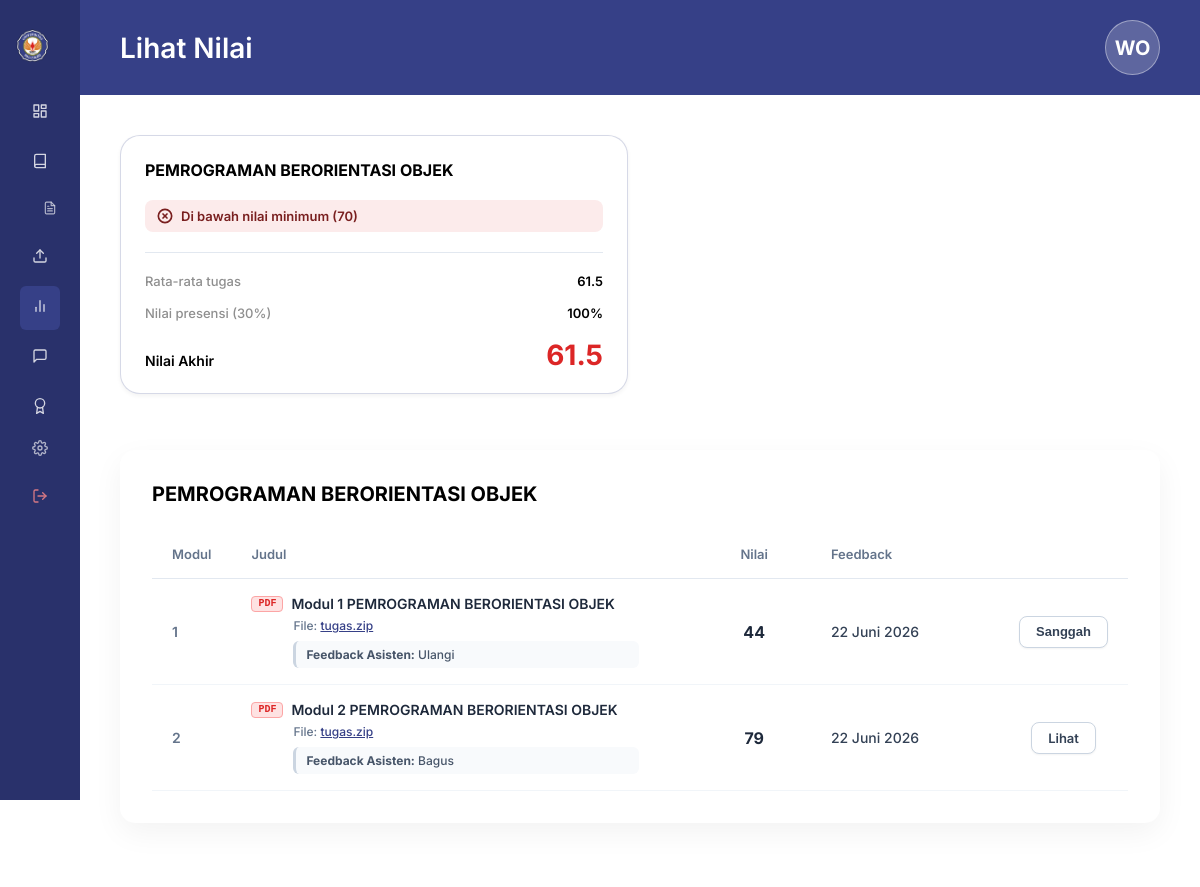
Page /public/index.php?action=sanggah_nilai (signed in) on the committed database.
### tables this page shows
CREATE TABLE Tabel_Kelompok (
    ID_Kelompok INT AUTO_INCREMENT PRIMARY KEY,
    Nama_Kelompok VARCHAR(100) NOT NULL,
    ID_Kelas INT NOT NULL,
    CONSTRAINT FK_Kelompok_Kelas FOREIGN KEY (ID_Kelas) 
        REFERENCES Tabel_Kelas(ID_Kelas) 
        ON DELETE CASCADE 
        ON UPDATE CASCADE
);

CREATE TABLE Tabel_Kelas (
    ID_Kelas INT AUTO_INCREMENT PRIMARY KEY,
    Nama_Kelas VARCHAR(100) NOT NULL,
    Jadwal VARCHAR(50) DEFAULT NULL,
    Token_Kelas VARCHAR(10) NULL
);

CREATE TABLE Tabel_Pengumpulan (
    ID_Pengumpulan INT AUTO_INCREMENT PRIMARY KEY,
    ID_Tugas INT NOT NULL,
    ID_User INT NOT NULL,
    File_Tugas VARCHAR(255) NOT NULL,
    Waktu_Submit DATETIME NOT NULL,
    CONSTRAINT FK_Pengumpulan_Tugas FOREIGN KEY (ID_Tugas) 
        REFERENCES Tabel_Tugas(ID_Tugas) 
        ON DELETE CASCADE 
        ON UPDATE CASCADE,
    CONSTRAINT FK_Pengumpulan_User FOREIGN KEY (ID_User) 
        REFERENCES Tabel_User(ID_User) 
        ON DELETE CASCADE 
        ON UPDATE CASCADE
);

CREATE TABLE Tabel_Modul (
    ID_Modul INT AUTO_INCREMENT PRIMARY KEY,
    Judul_Modul VARCHAR(255) NOT NULL,
    File_Materi VARCHAR(255) NOT NULL
);

CREATE TABLE Tabel_Nilai (
    ID_Nilai INT AUTO_INCREMENT PRIMARY KEY,
    ID_Pengumpulan INT NOT NULL,
    ID_Asisten INT NOT NULL,
    Nilai_Angka DECIMAL(5,2) NOT NULL,
    Feedback TEXT DEFAULT NULL,
    Status_Tugas ENUM('Selesai', 'Sanggah', 'Revisi') NOT NULL,
    Alasan_Sanggah TEXT DEFAULT NULL,
    Tanggapan_Sanggah TEXT DEFAULT NULL,
    CONSTRAINT FK_Nilai_Pengumpulan FOREIGN KEY (ID_Pengumpulan) 
        REFERENCES Tabel_Pengumpulan(ID_Pengumpulan) 
        ON DELETE CASCADE 
        ON UPDATE CASCADE,
     
     
    CONSTRAINT FK_Nilai_Asisten FOREIGN KEY (ID_Asisten) 
        REFERENCES Tabel_User(ID_User) 
        ON DELETE RESTRICT 
        ON UPDATE CASCADE
);

### app/Views/sanggah_nilai.php (the view, shortened to what the rows shown need)
<?php
$role = $_SESSION['active_role'] ?? 'Mahasiswa';
?>
<!DOCTYPE html>
<html lang="id">
<head>
    <link rel="stylesheet" href="/rpl/public/assets/css/style.css">
</head>
<body>
<div class="dashboard-container">
    <main class="main-workspace">
        <header class="workspace-navbar">
            <h2 class="navbar-title"><?= ($role === 'Mahasiswa') ? 'Lihat Nilai' : 'Tanggapan Sanggah Nilai' ?></h2>
        </header>
        <div class="workspace-content">
            <?php if ($role === 'Mahasiswa'): ?>
                <?php
                $className = (is_array($classInfo) && isset($classInfo['Nama_Kelas'])) ? $classInfo['Nama_Kelas'] : 'Sistem Digital A';
                $avgScoreVal = $progress ? number_format((float)$progress['average_score'], 1) : '82.4';
                $finalGradeVal = $progress ? number_format((float)$progress['average_score'], 1) : '83.0';
                $presensiVal = ($attendanceRate !== null) ? round($attendanceRate) . '%' : '85%';
                $isPass = $progress ? ((float)$progress['average_score'] >= 70) : true;
                $monthsIndo = [
                    1 => 'Januari', 2 => 'Februari', 3 => 'Maret', 4 => 'April',
                    5 => 'Mei', 6 => 'Juni', 7 => 'Juli', 8 => 'Agustus',
                    9 => 'September', 10 => 'Oktober', 11 => 'November', 12 => 'Desember'
                ];
                ?>
                <div class="matkul-grid">
                    <article class="matkul-card">
                        <span class="matkul-card-title"><?= htmlspecialchars($className) ?></span>
                        <?php if ($isPass): ?>
                            <div class="matkul-status-box matkul-status-success">
                                <svg xmlns="http://www.w3.org/2000/svg" width="16" height="16" viewBox="0 0 24 24" fill="none" stroke="currentColor" stroke-width="2.5" stroke-linecap="round" stroke-linejoin="round"><polyline points="20 6 9 17 4 12"></polyline></svg>
                                <span>Di atas nilai minimum (70)</span>
                            </div>
                        <?php else: ?>
                            <div class="matkul-status-box matkul-status-danger">
                                <svg xmlns="http://www.w3.org/2000/svg" width="16" height="16" viewBox="0 0 24 24" fill="none" stroke="currentColor" stroke-width="2.5" stroke-linecap="round" stroke-linejoin="round"><circle cx="12" cy="12" r="10"></circle><line x1="15" y1="9" x2="9" y2="15"></line><line x1="9" y1="9" x2="15" y2="15"></line></svg>
                                <span>Di bawah nilai minimum (70)</span>
                            </div>
                        <?php endif; ?>
                        <hr class="matkul-stats-divider">
                        <div class="matkul-stat-row">
                            <span class="matkul-stat-label">Rata-rata tugas</span>
                            <span class="matkul-stat-val"><?= $avgScoreVal ?></span>
                        </div>
                        <div class="matkul-stat-row">
                            <span class="matkul-stat-label">Nilai presensi (30%)</span>
                            <span class="matkul-stat-val"><?= $presensiVal ?></span>
                        </div>
                        <div class="matkul-final-grade-block">
                            <span class="matkul-final-label">Nilai Akhir</span>
                            <span class="matkul-final-val" style="color: <?= $isPass ? '#16A34A' : '#DC2626' ?>;"><?= $finalGradeVal ?></span>
                        </div>
                    </article>
                </div>
                <section class="sanggah-card">
                    <h3 class="sanggah-title" style="font-size: 20px; font-weight: 700; color: #000000; margin-bottom: 24px; text-align: left;"><?= htmlspecialchars($className) ?></h3>
                    <div class="table-responsive">
                        <table class="custom-table">
                            <thead>
                                <tr>
                                    <th style="width: 8%;">Modul</th>
                                    <th style="width: 50%;">Judul</th>
                                    <th style="width: 12%; text-align: center;">Nilai</th>
                                    <th style="width: 20%;">Feedback</th>
                                    <th style="width: 10%;"></th>
                                </tr>
                            </thead>
                            <tbody>
                                <?php if (empty($gradesList)): ?>
                                    <tr>
                                        <td colspan="5" style="text-align: center; color: #94A3B8; padding: 24px;">Belum ada nilai tugas yang diterbitkan.</td>
                                    </tr>
                                <?php else: ?>
                                    <?php foreach ($gradesList as $idx => $grade): ?>
                                        <?php
                                        $dateVal = '-';
                                        if (!empty($grade['Waktu_Submit'])) {
                                            $time = strtotime($grade['Waktu_Submit']);
                                            $d = date('j', $time);
                                            $m = $monthsIndo[(int)date('n', $time)] ?? date('F', $time);
                                            $y = date('Y', $time);
                                            $dateVal = "$d $m $y";
                                        }
                                        $score = (float)$grade['Nilai_Angka'];
                                        ?>
                                        <tr>
                                            <td style="color: #64748B; font-weight: 600;"><?= $idx + 1 ?></td>
                                            <td>
                                                <div style="font-weight: 600; color: #1E293B; display: flex; align-items: center; gap: 8px;">
                                                    <span style="display: inline-flex; align-items: center; justify-content: center; background-color: #FEE2E2; color: #DC2626; border-radius: 4px; padding: 2px 6px; font-size: 10px; font-weight: 800; font-family: monospace; border: 1px solid #FCA5A5; line-height: 1;">PDF</span>
                                                    <?= htmlspecialchars($grade['Judul_Modul']) ?>
                                                </div>
                                                <div style="font-size: 12px; color: #64748B; margin-top: 6px; display: flex; flex-direction: column; gap: 4px; padding-left: 42px;">
                                                    <div>
                                                        File: <a href="/rpl/public/index.php?action=view_tugas&file=<?= urlencode($grade['File_Tugas']) ?>" target="_blank" style="color: var(--btn-primary); text-decoration: underline;"><?= htmlspecialchars(basename($grade['File_Tugas'])) ?></a>
                                                    </div>
                                                    <?php if (!empty($grade['Feedback'])): ?>
                                                        <div style="color: #475569; background-color: #F8FAFC; padding: 6px 10px; border-radius: 6px; border-left: 3px solid #CBD5E1; margin-top: 4px; max-width: 90%;">
                                                            <strong>Feedback Asisten:</strong> <?= htmlspecialchars($grade['Feedback']) ?>
                                                        </div>
                                                    <?php endif; ?>
                                                </div>
                                            </td>
                                            <td style="font-size: 16px; font-weight: 700; text-align: center; color: #1E293B;"><?= htmlspecialchars(round($grade['Nilai_Angka'])) ?></td>
                                            <td><?= htmlspecialchars($dateVal) ?></td>
                                            <td style="text-align: center;">
                                                <?php if ($score >= 70): ?>
                                                    <a href="/rpl/public/index.php?action=view_tugas&file=<?= urlencode($grade['File_Tugas']) ?>" target="_blank" class="btn-action-outline">Lihat</a>
                                                <?php else: ?>
                                                    <?php if (empty($grade['Alasan_Sanggah'])): ?>
                                                        <button type="button" class="btn-action-outline"
                                                                onclick="openSanggahModal(<?= $grade['ID_Nilai'] ?>, '<?= htmlspecialchars(addslashes($grade['Judul_Modul'])) ?>', <?= $grade['Nilai_Angka'] ?>)">
                                                            Sanggah
                                                        </button>
                                                    <?php else: ?>
                                                        <button type="button" class="btn-action-outline" disabled style="opacity: 0.6; cursor: not-allowed;">
                                                            Sanggah
                                                        </button>
                                                    <?php endif; ?>
                                                <?php endif; ?>
                                            </td>
                                        </tr>
                                    <?php endforeach; ?>
                                <?php endif; ?>
                            </tbody>
                        </table>
                    </div>
                </section>
            <?php endif; ?>
        </div>
    </main>
</div>
</body>
</html>

### rows in the picture
tabel_kelompok: ID_Kelas.Nama_Kelas "PEMROGRAMAN BERORIENTASI OBJEK"
tabel_pengumpulan: tabel_modul.Judul_Modul "Modul 1 PEMROGRAMAN BERORIENTASI OBJEK", File_Tugas "tugas.zip", tabel_nilai.Feedback "Ulangi", tabel_nilai.Nilai_Angka "44", Waktu_Submit "22 Juni 2026"
tabel_pengumpulan: tabel_modul.Judul_Modul "Modul 2 PEMROGRAMAN BERORIENTASI OBJEK", File_Tugas "tugas.zip", tabel_nilai.Feedback "Bagus", tabel_nilai.Nilai_Angka "79", Waktu_Submit "22 Juni 2026"

### other values in the picture
$initials "WO"
$avgScoreVal "61.5"
$presensiVal "100%"
$finalGradeVal "61.5"
